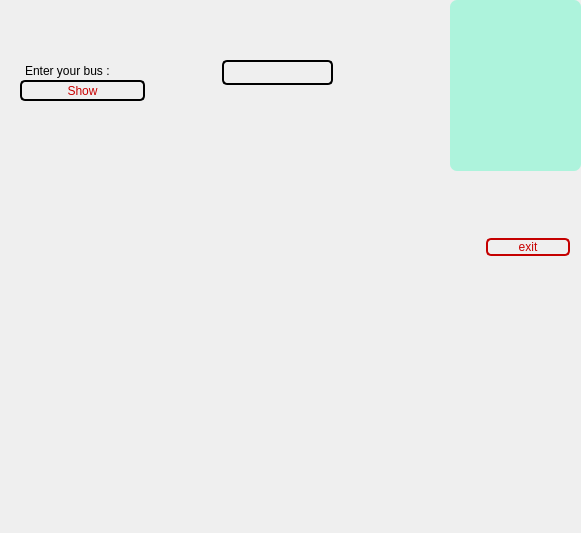
<?xml version="1.0" encoding="UTF-8"?>
<ui version="4.0">
 <class>Bstop</class>
 <widget class="QDialog" name="Bstop">
  <property name="geometry">
   <rect>
    <x>0</x>
    <y>0</y>
    <width>581</width>
    <height>533</height>
   </rect>
  </property>
  <property name="windowTitle">
   <string>Dialog</string>
  </property>
  <widget class="QLineEdit" name="line_bus">
   <property name="geometry">
    <rect>
     <x>222</x>
     <y>60</y>
     <width>111</width>
     <height>25</height>
    </rect>
   </property>
   <property name="statusTip">
    <string/>
   </property>
   <property name="layoutDirection">
    <enum>Qt::LeftToRight</enum>
   </property>
   <property name="styleSheet">
    <string notr="true">QLineEdit {
	font: 87 9pt &quot;Arial Black&quot;;
	/*background-image: url(:/lon/forbus.jpg);*/
    border: 2px solid black;
    border-radius: 5px;
    padding: 0 8px;
	font: 10pt &quot;Bauhaus 93&quot;;
    
	background-color: rgb(0, 255,0, 0);

    
}</string>
   </property>
   <property name="readOnly">
    <bool>false</bool>
   </property>
  </widget>
  <widget class="QLabel" name="label_bus">
   <property name="geometry">
    <rect>
     <x>20</x>
     <y>60</y>
     <width>125</width>
     <height>21</height>
    </rect>
   </property>
   <property name="styleSheet">
    <string notr="true">QFrame, QLabel, QToolTip {
	background-color: rgb(0, 255,0,0);
	
	font: 75 12pt &quot;Palatino Linotype&quot;;
    border: 0px solid black;
    border-radius: 5px;
    padding: 2px;
    
	
}</string>
   </property>
   <property name="text">
    <string>Enter your bus :</string>
   </property>
  </widget>
  <widget class="QPushButton" name="Show_bus">
   <property name="geometry">
    <rect>
     <x>20</x>
     <y>80</y>
     <width>125</width>
     <height>21</height>
    </rect>
   </property>
   <property name="cursor">
    <cursorShape>OpenHandCursor</cursorShape>
   </property>
   <property name="styleSheet">
    <string notr="true">QPushButton {
	background-color: rgb(0, 0, 0);
	
	background-color: rgb(0, 255,0,0);
    border:2px solid #c50000;
    border-radius: 5px;
   
  
	
    min-width: 80px;
	
	color: rgb(200, 0, 0);
	
	font: 9pt &quot;Rockwell&quot;;
	
}

QPushButton:pressed {
 background-color: qlineargradient(x1: 0, y1: 0, x2: 0, y2: 1,
                                       stop: 0 #f9781c, stop: 1 #c6460b);
 
}

QPushButton:flat {
      border: none; /* no border for a flat push button */
 
}

QPushButton:default {
      border:2px solid #000000  ; /* make the default button prominent */
	
	

}</string>
   </property>
   <property name="text">
    <string>Show</string>
   </property>
  </widget>
  <widget class="QTextBrowser" name="textB">
   <property name="enabled">
    <bool>true</bool>
   </property>
   <property name="geometry">
    <rect>
     <x>450</x>
     <y>0</y>
     <width>131</width>
     <height>171</height>
    </rect>
   </property>
   <property name="styleSheet">
    <string notr="true">background-color: rgb(0, 255,170, 70);
border-image: url(:/prefix/img/bf.jpg);
font: 87 9pt &quot;Arial Black&quot;;
/*alternate-background-color: rgb(0, 255,0,0);*/
   border: 0px solid black;
  border-radius: 7px;
   </string>
   </property>
  </widget>
  <widget class="QPushButton" name="pushBtwo">
   <property name="geometry">
    <rect>
     <x>486</x>
     <y>238</y>
     <width>84</width>
     <height>18</height>
    </rect>
   </property>
   <property name="styleSheet">
    <string notr="true">QPushButton {
	background-color: rgb(0, 0, 0);
	
	background-color: rgb(0, 255,0,0);
    border:2px solid #c50000;
    border-radius: 5px;
   
  
	
    min-width: 80px;
	
	color: rgb(200, 0, 0);
	
	font: 9pt &quot;Rockwell&quot;;
	
}

QPushButton:pressed {
 background-color: qlineargradient(x1: 0, y1: 0, x2: 0, y2: 1,
                                       stop: 0 #f9781c, stop: 1 #c6460b);
 
}

QPushButton:flat {
      border: none; /* no border for a flat push button */
 
}

QPushButton:default {
      border:2px solid #000000  ; /* make the default button prominent */
	
	

}</string>
   </property>
   <property name="text">
    <string>exit</string>
   </property>
  </widget>
 </widget>
 <resources/>
 <connections/>
</ui>
